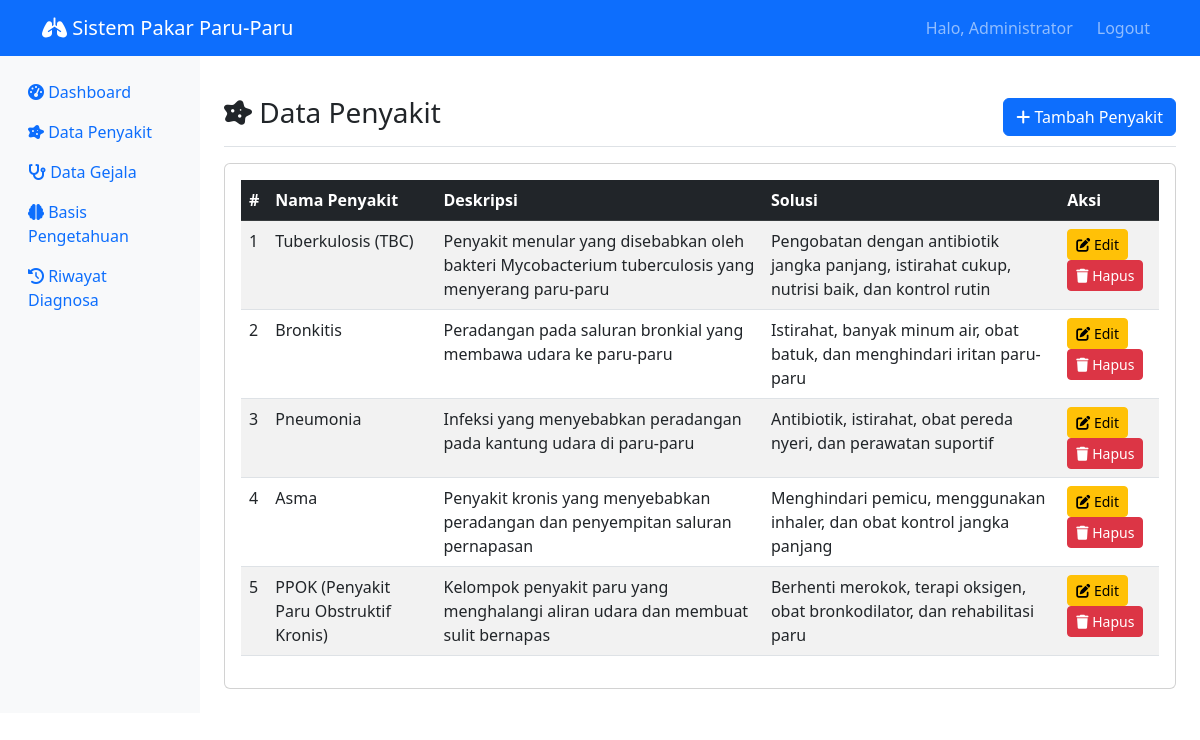
The page /admin/penyakit.php (signed in) on the database its author committed.
### tables this page shows
CREATE TABLE penyakit (
    id_penyakit INT AUTO_INCREMENT PRIMARY KEY,
    nama_penyakit VARCHAR(100) NOT NULL,
    deskripsi TEXT,
    solusi TEXT
);

### admin/penyakit.php (the view, shortened to what this page needs)
<?php
include '../koneksi.php';
$query = "SELECT * FROM penyakit ORDER BY id_penyakit";
$result = mysqli_query($koneksi, $query);
?>
<!DOCTYPE html>
<html lang="id">
<head>
    <link href="https://cdn.jsdelivr.net/npm/bootstrap@5.3.0/dist/css/bootstrap.min.css" rel="stylesheet">
    <link rel="stylesheet" href="https://cdnjs.cloudflare.com/ajax/libs/font-awesome/6.0.0/css/all.min.css">
</head>
<body>
    <nav class="navbar navbar-expand-lg navbar-dark bg-primary">
        <div class="container">
            <a class="navbar-brand" href="../index.php">
                <i class="fas fa-lungs"></i> Sistem Pakar Paru-Paru
            </a>
            <div class="navbar-nav ms-auto">
                <span class="navbar-text me-3">Halo, <?= $_SESSION['nama'] ?></span>
                <a class="nav-link" href="../logout.php">Logout</a>
            </div>
        </div>
    </nav>
    <div class="container-fluid">
        <div class="row">
            <nav class="col-md-3 col-lg-2 d-md-block bg-light sidebar">
                <div class="position-sticky pt-3">
                    <ul class="nav flex-column">
                        <li class="nav-item">
                            <a class="nav-link" href="dashboard.php">
                                <i class="fas fa-tachometer-alt"></i> Dashboard
                            </a>
                        </li>
                        <li class="nav-item">
                            <a class="nav-link active" href="penyakit.php">
                                <i class="fas fa-disease"></i> Data Penyakit
                            </a>
                        </li>
                        <li class="nav-item">
                            <a class="nav-link" href="gejala.php">
                                <i class="fas fa-stethoscope"></i> Data Gejala
                            </a>
                        </li>
                        <li class="nav-item">
                            <a class="nav-link" href="basis_pengetahuan.php">
                                <i class="fas fa-brain"></i> Basis Pengetahuan
                            </a>
                        </li>
                        <li class="nav-item">
                            <a class="nav-link" href="riwayat.php">
                                <i class="fas fa-history"></i> Riwayat Diagnosa
                            </a>
                        </li>
                    </ul>
                </div>
            </nav>
            <main class="col-md-9 ms-sm-auto col-lg-10 px-md-4 py-4">
                <div class="d-flex justify-content-between flex-wrap flex-md-nowrap align-items-center pt-3 pb-2 mb-3 border-bottom">
                    <h2 class="h3"><i class="fas fa-disease"></i> Data Penyakit</h2>
                    <button type="button" class="btn btn-primary" data-bs-toggle="modal" data-bs-target="#modalTambah">
                        <i class="fas fa-plus"></i> Tambah Penyakit
                    </button>
                </div>
                <div class="card">
                    <div class="card-body">
                        <div class="table-responsive">
                            <table class="table table-striped table-hover">
                                <thead class="table-dark">
                                    <tr>
                                        <th>#</th>
                                        <th>Nama Penyakit</th>
                                        <th>Deskripsi</th>
                                        <th>Solusi</th>
                                        <th>Aksi</th>
                                    </tr>
                                </thead>
                                <tbody>
                                    <?php $no = 1; while ($row = mysqli_fetch_assoc($result)): ?>
                                    <tr>
                                        <td><?= $no++ ?></td>
                                        <td><?= $row['nama_penyakit'] ?></td>
                                        <td><?= substr($row['deskripsi'], 0, 100) . (strlen($row['deskripsi']) > 100 ? '...' : '') ?></td>
                                        <td><?= substr($row['solusi'], 0, 100) . (strlen($row['solusi']) > 100 ? '...' : '') ?></td>
                                        <td>
                                            <button type="button" class="btn btn-sm btn-warning" data-bs-toggle="modal" data-bs-target="#modalEdit<?= $row['id_penyakit'] ?>">
                                                <i class="fas fa-edit"></i> Edit
                                            </button>
                                            <button type="button" class="btn btn-sm btn-danger" data-bs-toggle="modal" data-bs-target="#modalHapus<?= $row['id_penyakit'] ?>">
                                                <i class="fas fa-trash"></i> Hapus
                                            </button>
                                        </td>
                                    </tr>
                                    <?php endwhile; ?>
                                </tbody>
                            </table>
                        </div>
                    </div>
                </div>
            </main>
        </div>
    </div>
</body>
</html>

### rows shown on the page
penyakit: nama_penyakit "Tuberkulosis (TBC)", deskripsi "Penyakit menular yang disebabkan oleh bakteri Mycobacterium tuberculosis yang menyerang paru-paru", solusi "Pengobatan dengan antibiotik jangka panjang, istirahat cukup, nutrisi baik, dan kontrol rutin"
penyakit: nama_penyakit "Bronkitis", deskripsi "Peradangan pada saluran bronkial yang membawa udara ke paru-paru", solusi "Istirahat, banyak minum air, obat batuk, dan menghindari iritan paru-paru"
penyakit: nama_penyakit "Pneumonia", deskripsi "Infeksi yang menyebabkan peradangan pada kantung udara di paru-paru", solusi "Antibiotik, istirahat, obat pereda nyeri, dan perawatan suportif"
penyakit: nama_penyakit "Asma", deskripsi "Penyakit kronis yang menyebabkan peradangan dan penyempitan saluran pernapasan", solusi "Menghindari pemicu, menggunakan inhaler, dan obat kontrol jangka panjang"
penyakit: nama_penyakit "PPOK (Penyakit Paru Obstruktif Kronis)", deskripsi "Kelompok penyakit paru yang menghalangi aliran udara dan membuat sulit bernapas", solusi "Berhenti merokok, terapi oksigen, obat bronkodilator, dan rehabilitasi paru"

### other values the page prints
$_SESSION['nama'] "Administrator"
